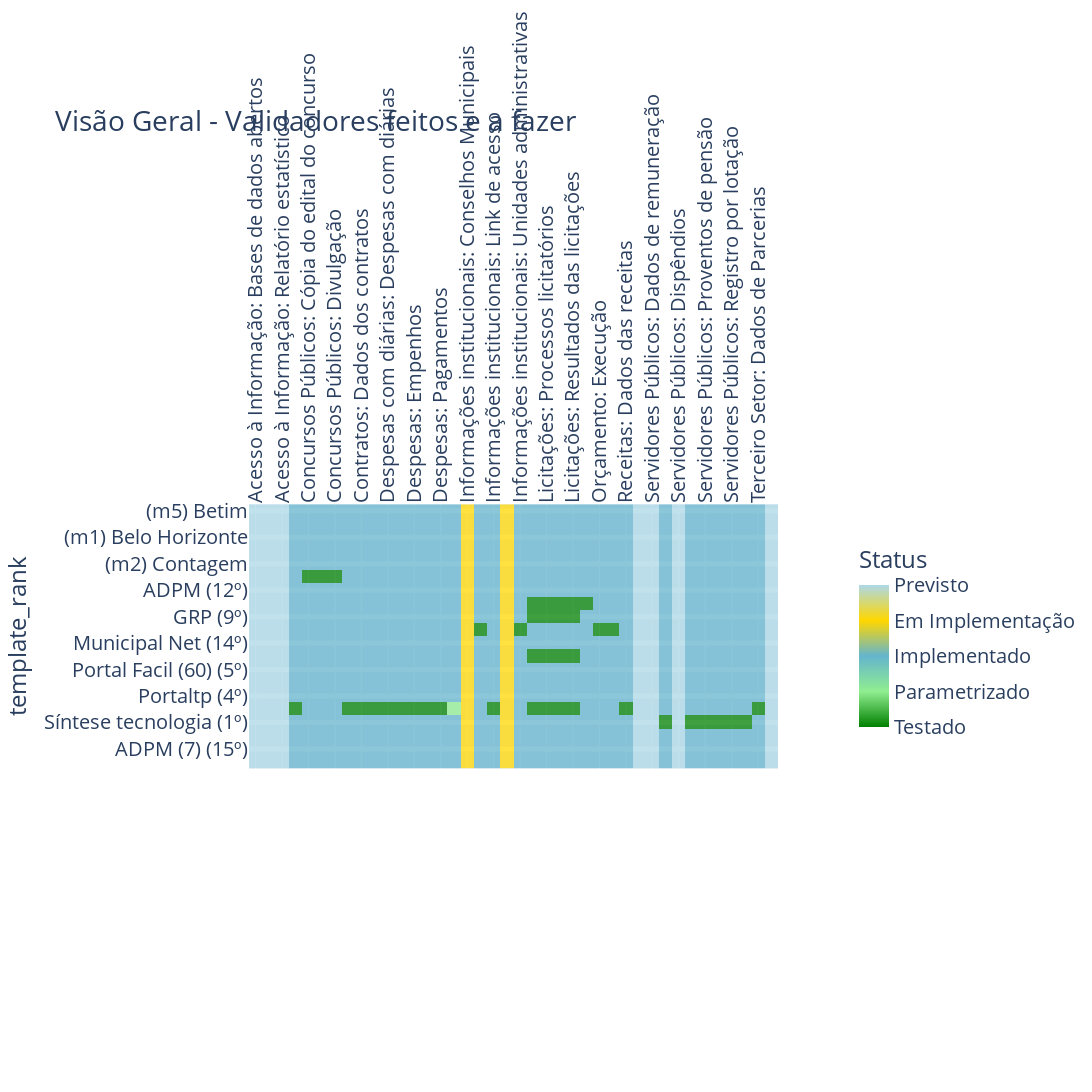

The notebook cell this image was saved under:
### Code cell
import plotly.express as px
import matplotlib.pyplot as plt

def plot_status_epics_dev(df, title, y_column, x_column, hue, showlegend=True):    

    fig = px.imshow(
        df, height=1800, width=1700, title=title,
        color_continuous_scale=[(0, "green"), (0.25, 'lightgreen'), (0.5, "#64b5cd"), 
                                (0.75, '#FFD700'), (1, 'lightblue')]
    )     
        
    fig.update_traces(opacity=0.75)
    fig.update_xaxes(tickangle=-90, side="top")
    fig.update_yaxes(showgrid=True, gridwidth=5)
    
    fig.update_layout(
        coloraxis_colorbar=dict(
            title="Status", 
            tickvals=[1,2,3,4,5],
            ticktext=["Testado","Parametrizado","Implementado","Em Implementação",'Previsto'],
            lenmode="pixels", 
            len=200), 
        font=dict(size=20)
    )
    
    return fig

#-----------------------------------------------------------------------

figures.plot_status_epics_dev = plot_status_epics_dev

epics_dev_df = pd.read_csv("data/epics_dev.csv", index_col="template_rank")

fig = figures.plot_status_epics_dev(epics_dev_df, title='Visão Geral - Validadores feitos e a fazer',        
        y_column='template', x_column='title', hue="state", showlegend=True)


fig.write_image('./fig/status-dev.png')#, scale=1)
fig

### Figure 1 — Plotly figure (JSON) as saved in the notebook; plotly's stock layout.template omitted (floating-point values rounded to 4 significant figures; data arrays with more than 128 entries replaced by an {"elided": "..."} marker saying what was removed)
{"data": [{"coloraxis": "coloraxis", "hovertemplate": "x: %{x}<br>template_rank: %{y}<br>color: %{z}<extra></extra>", "name": "0", "opacity": 0.75, "type": "heatmap", "x": ["Acesso à Informação: Bases de dados abertos", "Acesso à Informação: Informações", "Acesso à Informação: Relatório estatístico", "Acesso à Informação: Requisitos Exigidos", "Concursos Públicos: Cópia do edital do concurso", "Concursos Públicos: Dados do Concurso", "Concursos Públicos: Divulgação", "Contratos: Conteúdo integral", "Contratos: Dados dos contratos", "Contratos: Gerar relatório", "Despesas com diárias: Despesas com diárias", "Despesas: Consulta", "Despesas: Empenhos", "Despesas: Gerar relatório", "Despesas: Pagamentos", "Despesas: Relatórios", "Informações institucionais: Conselhos Municipais", "Informações institucionais: Estrutura organizacional", "Informações institucionais: Link de acesso", "Informações institucionais: Registro das competências", "Informações institucionais: Unidades administrativas", "Licitações: Editais", "Licitações: Processos licitatórios", "Licitações: Registro dos procedimentos", "Licitações: Resultados das licitações", "Obras públicas: Dados para acompanhamento", "Orçamento: Execução", "Orçamento: Legislação", "Receitas: Dados das receitas", "Servidores Públicos: Auxilios", "Servidores Públicos: Dados de remuneração", "Servidores Públicos: Dados dos servidores", "Servidores Públicos: Dispêndios", "Servidores Públicos: Proventos de aposentadoria", "Servidores Públicos: Proventos de pensão", "Servidores Públicos: Registro da remuneração", "Servidores Públicos: Registro por lotação", "Servidores Públicos: Relatório mensal", "Terceiro Setor: Dados de Parcerias", "Terceiro Setor: Repasses"], "xaxis": "x", "y": ["(m5) Betim", "(m4) Juiz de Fora", "(m1) Belo Horizonte", "(m3) Uberlândia", "(m2) Contagem", "ABO (13º)", "ADPM (12º)", "Betha (10º)", "GRP (9º)", "Memory (2º)", "Municipal Net (14º)", "PT (7º)", "Portal Facil (60) (5º)", "Portal Fácil (46) (6º)", "Portaltp (4º)", "Siplanweb (3º)", "Síntese tecnologia (1º)", "Template1 (22) (11º)", "ADPM (7) (15º)", "Template2 (8º)"], "yaxis": "y", "z": {"elided": "20x40 int values"}}], "layout": {"coloraxis": {"colorbar": {"len": 200, "lenmode": "pixels", "ticktext": ["Testado", "Parametrizado", "Implementado", "Em Implementação", "Previsto"], "tickvals": [1, 2, 3, 4, 5], "title": {"text": "Status"}}, "colorscale": [[0, "green"], [0.25, "lightgreen"], [0.5, "#64b5cd"], [0.75, "#FFD700"], [1, "lightblue"]]}, "font": {"size": 20}, "height": 1800, "title": {"text": "Visão Geral - Validadores feitos e a fazer"}, "width": 1700, "xaxis": {"anchor": "y", "autorange": true, "constrain": "domain", "domain": [0.0004374, 0.9996], "range": [-0.5, 39.5], "scaleanchor": "y", "side": "top", "tickangle": -90, "type": "category"}, "yaxis": {"anchor": "x", "autorange": true, "constrain": "domain", "domain": [0.3239, 0.6761], "gridwidth": 5, "range": [19.5, -0.5], "showgrid": true, "title": {"text": "template_rank"}, "type": "category"}}}
